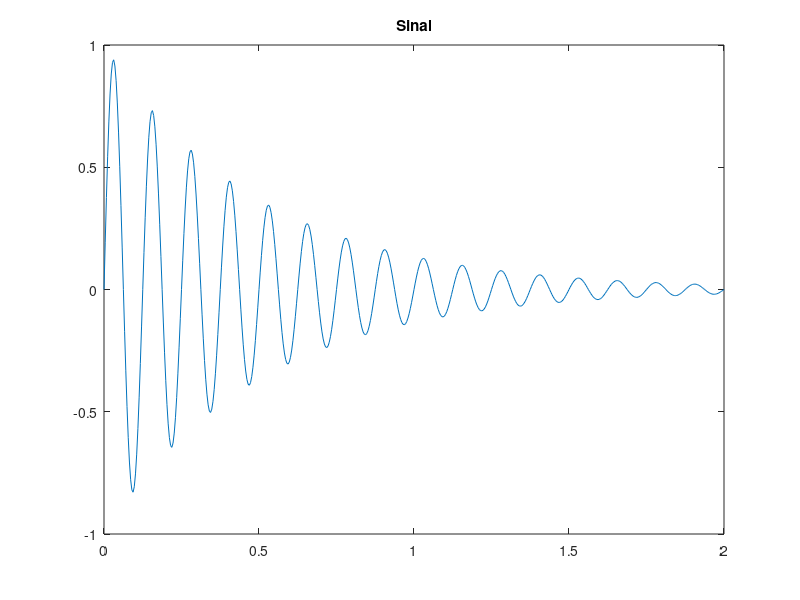
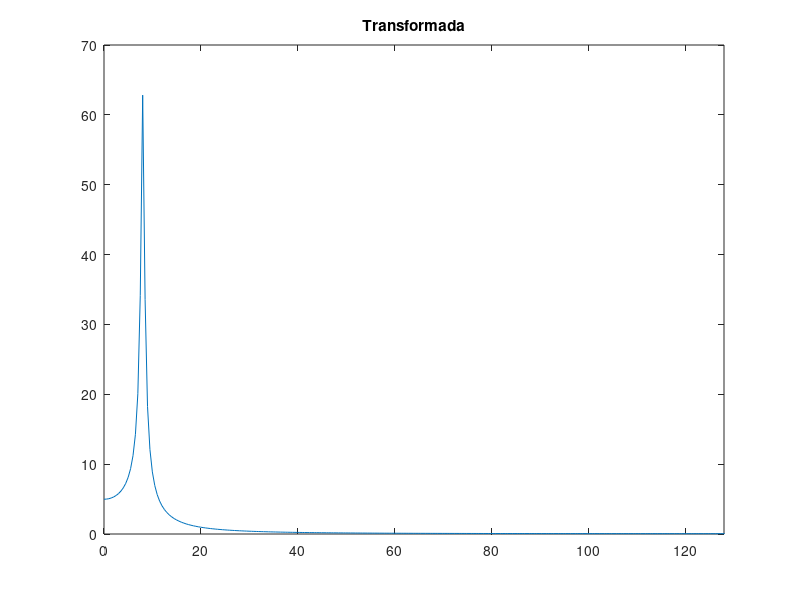

These figures' MATLAB source, in order:
clc; clear;close all;
% FFT of FID slide 1
F=8;
SR=256;
t2=0.5;
dt=1/SR;
t = 0:dt:2;
s = sin(2*pi*F*t).*exp(-t/t2); % Sinal
figure();
plot(t,s); title('Sinal');

% Transformada 
S = fft(s);
fmax=length(S);
df=(1/dt)/length(S);
freq=(0:length(S)-1)*df; % Definir o eixo das frequências
figure();
plot(freq,abs(S)); title('Transformada');
xlim([0 (1/dt)/2]);
